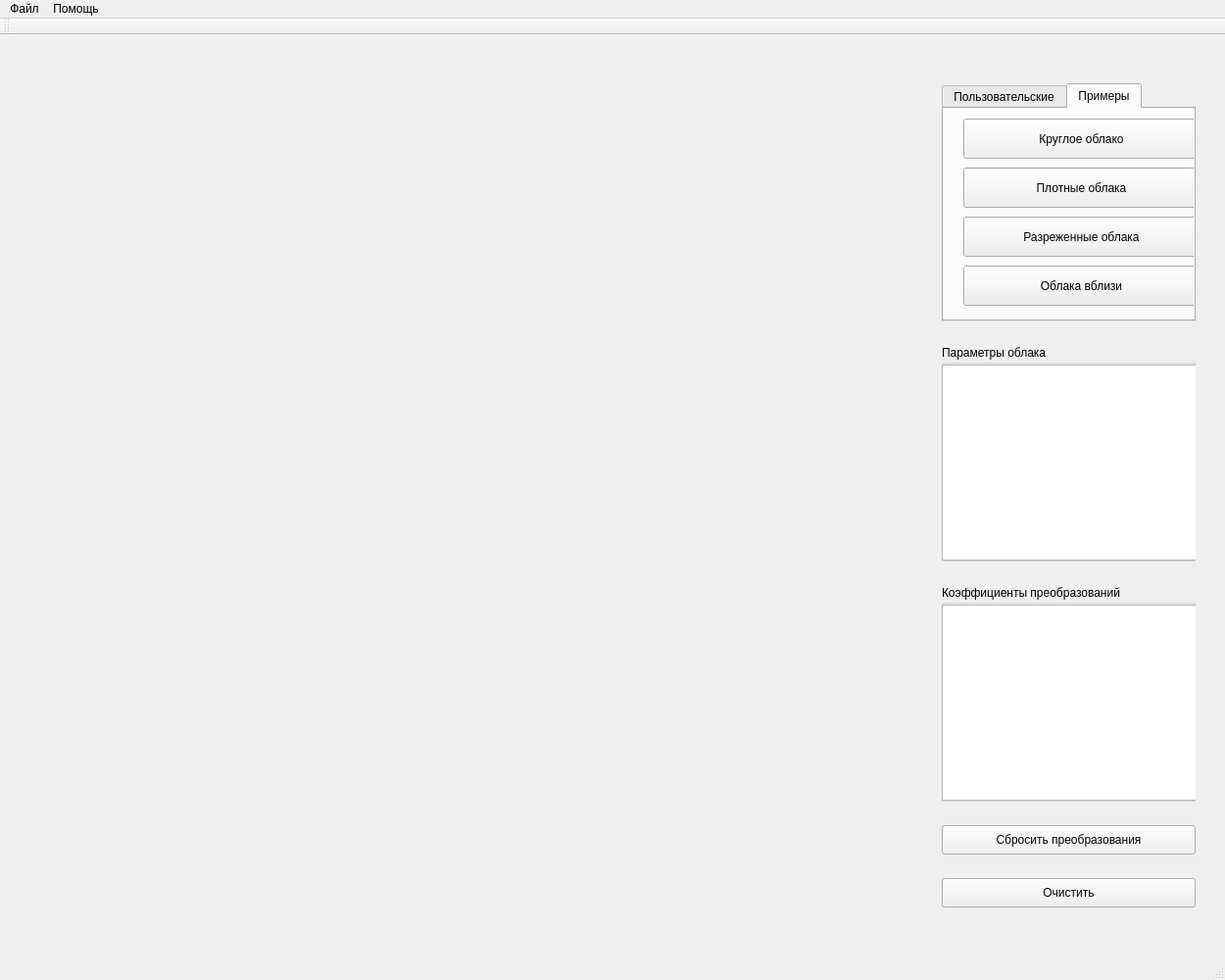
<?xml version="1.0" encoding="UTF-8"?>
<ui version="4.0">
 <class>MainWindow</class>
 <widget class="QMainWindow" name="MainWindow">
  <property name="geometry">
   <rect>
    <x>0</x>
    <y>0</y>
    <width>1250</width>
    <height>1000</height>
   </rect>
  </property>
  <property name="windowTitle">
   <string>MyCLoudRender</string>
  </property>
  <widget class="QWidget" name="centralWidget">
   <widget class="QLabel" name="draw_label">
    <property name="geometry">
     <rect>
      <x>30</x>
      <y>20</y>
      <width>900</width>
      <height>900</height>
     </rect>
    </property>
    <property name="text">
     <string/>
    </property>
   </widget>
   <widget class="QLabel" name="label">
    <property name="geometry">
     <rect>
      <x>950</x>
      <y>90</y>
      <width>67</width>
      <height>17</height>
     </rect>
    </property>
    <property name="text">
     <string/>
    </property>
   </widget>
   <widget class="QWidget" name="verticalLayoutWidget">
    <property name="geometry">
     <rect>
      <x>950</x>
      <y>20</y>
      <width>281</width>
      <height>901</height>
     </rect>
    </property>
    <layout class="QVBoxLayout" name="verticalLayout">
     <item>
      <widget class="QTabWidget" name="tabWidget">
       <property name="sizePolicy">
        <sizepolicy hsizetype="Minimum" vsizetype="Minimum">
         <horstretch>0</horstretch>
         <verstretch>0</verstretch>
        </sizepolicy>
       </property>
       <property name="maximumSize">
        <size>
         <width>16777215</width>
         <height>243</height>
        </size>
       </property>
       <property name="currentIndex">
        <number>1</number>
       </property>
       <widget class="QWidget" name="tab_2">
        <attribute name="title">
         <string>Пользовательские</string>
        </attribute>
        <widget class="QLabel" name="label_3">
         <property name="geometry">
          <rect>
           <x>20</x>
           <y>20</y>
           <width>221</width>
           <height>17</height>
          </rect>
         </property>
         <property name="text">
          <string>Введите размеры облака</string>
         </property>
        </widget>
        <widget class="QWidget" name="gridLayoutWidget">
         <property name="geometry">
          <rect>
           <x>20</x>
           <y>40</y>
           <width>241</width>
           <height>91</height>
          </rect>
         </property>
         <layout class="QGridLayout" name="gridLayout">
          <item row="1" column="1">
           <widget class="QSpinBox" name="y_spin">
            <property name="minimum">
             <number>1</number>
            </property>
            <property name="maximum">
             <number>200</number>
            </property>
            <property name="singleStep">
             <number>5</number>
            </property>
            <property name="value">
             <number>30</number>
            </property>
           </widget>
          </item>
          <item row="0" column="1">
           <widget class="QLabel" name="label_5">
            <property name="text">
             <string>Ysize:</string>
            </property>
           </widget>
          </item>
          <item row="0" column="2">
           <widget class="QLabel" name="label_6">
            <property name="text">
             <string>Zsize:</string>
            </property>
           </widget>
          </item>
          <item row="1" column="2">
           <widget class="QSpinBox" name="z_spin">
            <property name="minimum">
             <number>1</number>
            </property>
            <property name="maximum">
             <number>200</number>
            </property>
            <property name="singleStep">
             <number>5</number>
            </property>
            <property name="value">
             <number>100</number>
            </property>
           </widget>
          </item>
          <item row="0" column="0">
           <widget class="QLabel" name="label_4">
            <property name="text">
             <string>Xsize:</string>
            </property>
           </widget>
          </item>
          <item row="1" column="0">
           <widget class="QSpinBox" name="x_spin">
            <property name="minimum">
             <number>1</number>
            </property>
            <property name="maximum">
             <number>200</number>
            </property>
            <property name="singleStep">
             <number>5</number>
            </property>
            <property name="value">
             <number>100</number>
            </property>
           </widget>
          </item>
          <item row="2" column="0" colspan="3">
           <widget class="QPushButton" name="button_size">
            <property name="text">
             <string>Сгенерировать</string>
            </property>
           </widget>
          </item>
         </layout>
        </widget>
        <widget class="QSlider" name="densitySlider">
         <property name="geometry">
          <rect>
           <x>20</x>
           <y>170</y>
           <width>241</width>
           <height>20</height>
          </rect>
         </property>
         <property name="sizePolicy">
          <sizepolicy hsizetype="Expanding" vsizetype="Fixed">
           <horstretch>0</horstretch>
           <verstretch>0</verstretch>
          </sizepolicy>
         </property>
         <property name="maximumSize">
          <size>
           <width>16777215</width>
           <height>16777215</height>
          </size>
         </property>
         <property name="font">
          <font>
           <pointsize>11</pointsize>
           <stylestrategy>PreferDefault</stylestrategy>
          </font>
         </property>
         <property name="mouseTracking">
          <bool>true</bool>
         </property>
         <property name="focusPolicy">
          <enum>Qt::ClickFocus</enum>
         </property>
         <property name="minimum">
          <number>-20</number>
         </property>
         <property name="maximum">
          <number>20</number>
         </property>
         <property name="pageStep">
          <number>1</number>
         </property>
         <property name="sliderPosition">
          <number>0</number>
         </property>
         <property name="tracking">
          <bool>true</bool>
         </property>
         <property name="orientation">
          <enum>Qt::Horizontal</enum>
         </property>
         <property name="invertedAppearance">
          <bool>false</bool>
         </property>
         <property name="invertedControls">
          <bool>false</bool>
         </property>
         <property name="tickPosition">
          <enum>QSlider::NoTicks</enum>
         </property>
         <property name="tickInterval">
          <number>1</number>
         </property>
        </widget>
        <widget class="QLabel" name="label_2">
         <property name="geometry">
          <rect>
           <x>70</x>
           <y>150</y>
           <width>141</width>
           <height>17</height>
          </rect>
         </property>
         <property name="text">
          <string>Плотность облаков</string>
         </property>
        </widget>
       </widget>
       <widget class="QWidget" name="tab">
        <attribute name="title">
         <string>Примеры</string>
        </attribute>
        <widget class="QPushButton" name="pushButton_2">
         <property name="geometry">
          <rect>
           <x>20</x>
           <y>10</y>
           <width>241</width>
           <height>41</height>
          </rect>
         </property>
         <property name="text">
          <string>Круглое облако</string>
         </property>
        </widget>
        <widget class="QPushButton" name="button_exsample_2">
         <property name="geometry">
          <rect>
           <x>20</x>
           <y>60</y>
           <width>241</width>
           <height>41</height>
          </rect>
         </property>
         <property name="text">
          <string>Плотные облака</string>
         </property>
        </widget>
        <widget class="QPushButton" name="button_exsample_3">
         <property name="geometry">
          <rect>
           <x>20</x>
           <y>110</y>
           <width>241</width>
           <height>41</height>
          </rect>
         </property>
         <property name="text">
          <string>Разреженные облака</string>
         </property>
        </widget>
        <widget class="QPushButton" name="button_exsample_4">
         <property name="geometry">
          <rect>
           <x>20</x>
           <y>160</y>
           <width>241</width>
           <height>41</height>
          </rect>
         </property>
         <property name="text">
          <string>Облака вблизи</string>
         </property>
        </widget>
       </widget>
      </widget>
     </item>
     <item>
      <widget class="QGroupBox" name="groupBox">
       <property name="maximumSize">
        <size>
         <width>16777215</width>
         <height>221</height>
        </size>
       </property>
       <property name="title">
        <string>Параметры облака</string>
       </property>
       <widget class="QTextEdit" name="main_list">
        <property name="enabled">
         <bool>true</bool>
        </property>
        <property name="geometry">
         <rect>
          <x>0</x>
          <y>20</y>
          <width>279</width>
          <height>200</height>
         </rect>
        </property>
        <property name="maximumSize">
         <size>
          <width>16777215</width>
          <height>219</height>
         </size>
        </property>
        <property name="readOnly">
         <bool>true</bool>
        </property>
       </widget>
      </widget>
     </item>
     <item>
      <widget class="QGroupBox" name="groupBox_2">
       <property name="maximumSize">
        <size>
         <width>16777215</width>
         <height>221</height>
        </size>
       </property>
       <property name="title">
        <string>Коэффициенты преобразований</string>
       </property>
       <widget class="QTextEdit" name="settings_list">
        <property name="enabled">
         <bool>true</bool>
        </property>
        <property name="geometry">
         <rect>
          <x>0</x>
          <y>20</y>
          <width>279</width>
          <height>200</height>
         </rect>
        </property>
        <property name="maximumSize">
         <size>
          <width>16777215</width>
          <height>200</height>
         </size>
        </property>
        <property name="readOnly">
         <bool>true</bool>
        </property>
       </widget>
      </widget>
     </item>
     <item>
      <widget class="QPushButton" name="clear_button_2">
       <property name="maximumSize">
        <size>
         <width>16777215</width>
         <height>30</height>
        </size>
       </property>
       <property name="text">
        <string>Сбросить преобразования</string>
       </property>
      </widget>
     </item>
     <item>
      <widget class="QPushButton" name="clear_button">
       <property name="maximumSize">
        <size>
         <width>16777215</width>
         <height>30</height>
        </size>
       </property>
       <property name="text">
        <string>Очистить</string>
       </property>
      </widget>
     </item>
    </layout>
   </widget>
  </widget>
  <widget class="QMenuBar" name="menuBar">
   <property name="geometry">
    <rect>
     <x>0</x>
     <y>0</y>
     <width>1250</width>
     <height>37</height>
    </rect>
   </property>
   <widget class="QMenu" name="menuMybar">
    <property name="title">
     <string>Файл</string>
    </property>
    <addaction name="action"/>
    <addaction name="action_2"/>
   </widget>
   <widget class="QMenu" name="menu">
    <property name="title">
     <string>Помощь</string>
    </property>
    <addaction name="separator"/>
    <addaction name="action_4"/>
   </widget>
   <addaction name="menuMybar"/>
   <addaction name="menu"/>
  </widget>
  <widget class="QToolBar" name="mainToolBar">
   <attribute name="toolBarArea">
    <enum>TopToolBarArea</enum>
   </attribute>
   <attribute name="toolBarBreak">
    <bool>false</bool>
   </attribute>
  </widget>
  <widget class="QStatusBar" name="statusBar"/>
  <action name="action">
   <property name="text">
    <string>Загрузить файл</string>
   </property>
  </action>
  <action name="action_2">
   <property name="text">
    <string>Сохранить в файл</string>
   </property>
  </action>
  <action name="action_4">
   <property name="text">
    <string>Команды</string>
   </property>
  </action>
  <action name="action_5">
   <property name="text">
    <string>О нас</string>
   </property>
  </action>
 </widget>
 <layoutdefault spacing="6" margin="11"/>
 <resources/>
 <connections/>
</ui>
